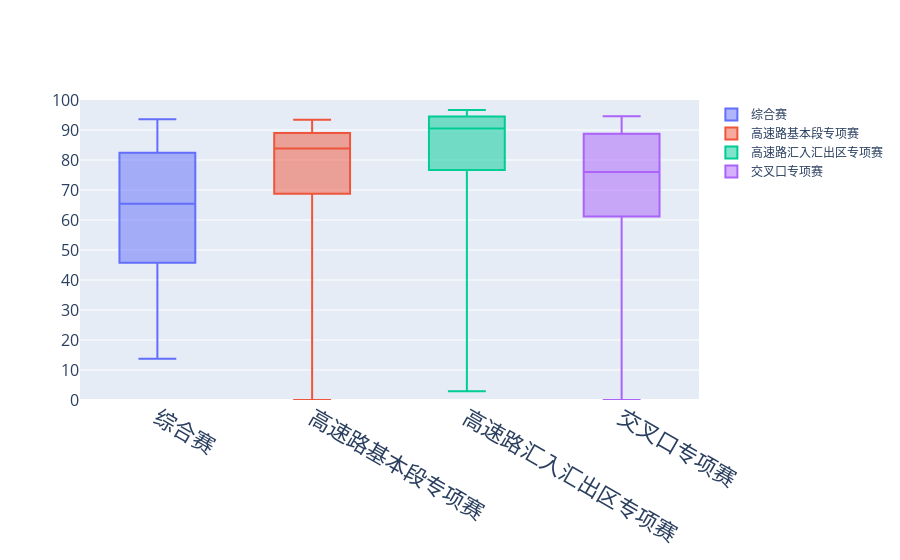

Notebook source saved alongside this figure:
### Markdown cell above
#### 各赛道测试得分分布

> 输出文件：`测试得分分布.html`

### Code cell
import plotly
import plotly.graph_objects as go
import pandas as pd

scirpt = f"SELECT * FROM submit WHERE competitionId IN ({', '.join(COMPETITIONS)}) AND paperType='B' AND status='SUCCESS'"
tests = database._db_fetch(scirpt)
tests_df = pd.DataFrame(tests, columns=database.columns)

fig = go.Figure()
for competitionId, rows in tests_df.groupby('competitionId'):
    competition_name = database._get_value(table='competition', field='competitionName', logic='AND', competitionId=competitionId)[0][0]
    fig.add_trace(go.Box(
                    y=rows['score'].tolist(),
                    name=competition_name[19:-1],
                    boxpoints=False,
                ))
fig.update_layout(
    yaxis=dict(
        range=[0, 100],
        tickmode='array',
        tickvals=[i*10 for i in range(11)],
        tickfont=dict(size=16),
    ),
    xaxis=dict(tickfont=dict(size=22)),
)
fig.show()
plotly.offline.plot(fig, filename='./result/html/测试得分分布.html')

### Figure 1 — Plotly figure (JSON) as saved in the notebook; plotly's stock layout.template omitted (floating-point values rounded to 4 significant figures; data arrays with more than 128 entries replaced by an {"elided": "..."} marker saying what was removed)
{"data": [{"boxpoints": false, "name": "综合赛", "type": "box", "y": [22.03, 55.61, null, null, 56.88, 57.16, 13.77, null, null, 55.87, null, null, null, null, 65.81, null, 58.12, 27.86, 27.63, 54.12, null, 27.72, 28.36, 18.47, 52.76, 41.22, 50.33, 45.73, 79.43, 74.27, 35.86, 85.18, 44.34, null, 42.33, 74.86, 76.88, 40.8, 21.27, 21.26, 77.0, 89.3, null, null, 79.15, 89.25, 61.17, 91.91, 91.91, 80.18, null, 62.82, 68.1, 79.31, 90.65, 58.68, 90.49, 82.44, 66.0, 92.64, 67.41, 90.83, 79.31, 57.45, 93.61, 91.55, 58.49, 92.06, 91.69, 81.5, 91.98, 65.11]}, {"boxpoints": false, "name": "高速路基本段专项赛", "type": "box", "y": {"elided": "203 float values"}}, {"boxpoints": false, "name": "高速路汇入汇出区专项赛", "type": "box", "y": [28.44, 50.6, 45.77, 50.6, 15.5, 86.73, 91.22, 50.6, 94.67, 85.0, 93.83, 94.38, 86.95, 94.78, 84.84, 94.81, 88.38, null, 95.91, 93.91, 93.11, 94.8, 66.07, 50.76, 96.7, 68.64, 78.66, null, 2.905, 46.12, 88.14, null, 91.8, null, 89.94, null, 89.99, 90.05, 90.93, 2.905, null, 90.24, 90.77, 91.24, 95.12, 65.84, 82.79, 96.48, 95.12, null, 93.08, 96.33, 89.31, 94.61, 92.96, 76.64, 89.55, 96.1, 68.4, 95.94, 91.43, 91.73, 93.92, 94.52, 95.85]}, {"boxpoints": false, "name": "交叉口专项赛", "type": "box", "y": [30.51, 48.82, 25.99, 52.14, 48.82, 48.82, 19.72, 71.88, 66.97, 19.91, 48.82, 48.82, 71.49, 61.2, 75.96, 73.97, 53.31, 16.19, 14.52, 65.18, 75.99, 65.18, 80.39, 84.13, 62.55, 85.68, 65.85, 68.85, 70.15, 70.13, 68.28, 68.62, 72.72, 55.06, 67.63, 71.41, 0, 0, 38.9, 89.5, 83.78, 73.82, 75.23, 80.88, 75.99, 80.15, 87.12, 91.28, 58.09, 89.5, 84.63, null, 72.66, 85.26, 83.98, 74.75, null, 88.82, 86.77, 58.15, 86.56, 88.71, 86.56, 84.94, 0.9101, 89.16, 88.17, 77.95, null, 93.31, 90.02, 90.11, 77.95, 47.32, 94.29, 92.87, 94.29, 82.81, 90.68, 77.95, 88.32, 94.61, 93.42, 61.13, 92.96, 90.37, 94.6, 91.87, 85.23, 91.45, 90.25, 90.25, 92.94]}], "layout": {"xaxis": {"tickfont": {"size": 22}}, "yaxis": {"range": [0, 100], "tickfont": {"size": 16}, "tickmode": "array", "tickvals": [0, 10, 20, 30, 40, 50, 60, 70, 80, 90, 100]}}}
